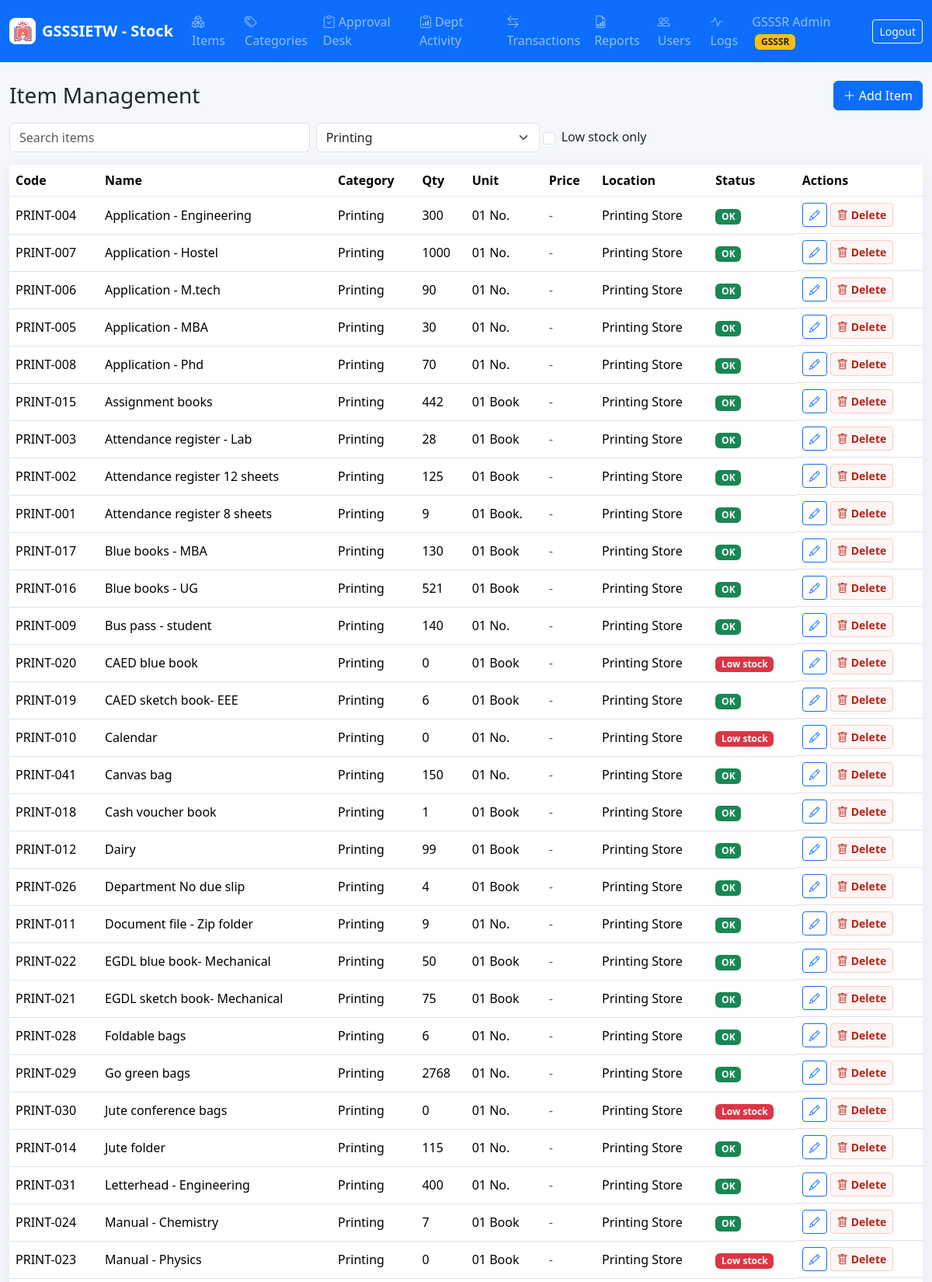
The page /admin/items.php?category=1 (signed in, upper part) on the database its author committed.
### tables this page shows
CREATE TABLE items (
  id INT AUTO_INCREMENT PRIMARY KEY,
  item_code VARCHAR(60) NOT NULL UNIQUE,
  item_name VARCHAR(180) NOT NULL,
  category_id INT NOT NULL,
  quantity DECIMAL(12,2) NOT NULL DEFAULT 0,
  unit VARCHAR(40) NOT NULL DEFAULT 'Nos',
  unit_price DECIMAL(12,2) NOT NULL DEFAULT 0,
  minimum_stock DECIMAL(12,2) NOT NULL DEFAULT 0,
  storage_location VARCHAR(160) NULL,
  description TEXT NULL,
  status ENUM('ACTIVE','INACTIVE') NOT NULL DEFAULT 'ACTIVE',
  archive_reason TEXT NULL,
  archived_by INT NULL,
  archived_at DATETIME NULL,
  deletion_approval_status ENUM('NOT_REQUESTED','PENDING_GSSSR','APPROVED_BY_GSSSR','REJECTED_BY_GSSSR') NOT NULL DEFAULT 'NOT_REQUESTED',
  invoice_path VARCHAR(255) NULL,
  created_by INT NULL,
  created_at TIMESTAMP DEFAULT CURRENT_TIMESTAMP,
  updated_at TIMESTAMP NULL DEFAULT NULL ON UPDATE CURRENT_TIMESTAMP,
  deleted_at TIMESTAMP NULL DEFAULT NULL,
  INDEX idx_items_category (category_id),
  INDEX idx_items_low_stock (quantity, minimum_stock),
  FOREIGN KEY (category_id) REFERENCES categories(id),
  FOREIGN KEY (created_by) REFERENCES users(id),
  FOREIGN KEY (archived_by) REFERENCES users(id)
);

CREATE TABLE categories (
  id INT AUTO_INCREMENT PRIMARY KEY,
  name VARCHAR(120) NOT NULL UNIQUE,
  description TEXT NULL,
  created_at TIMESTAMP DEFAULT CURRENT_TIMESTAMP
);

### includes/db.php (called while the page is built, shortened)
<?php
final class Database
{
    private static ?PDO $pdo = null;
    public static function conn(): PDO
    {
        if (self::$pdo === null) {
            $dsn = 'mysql:host=' . DB_HOST . ';dbname=' . DB_NAME . ';charset=utf8mb4';
            self::$pdo = new PDO($dsn, DB_USER, DB_PASS, [
                PDO::ATTR_ERRMODE => PDO::ERRMODE_EXCEPTION,
                PDO::ATTR_DEFAULT_FETCH_MODE => PDO::FETCH_ASSOC,
                PDO::ATTR_EMULATE_PREPARES => false,
            ]);
        }
        return self::$pdo;
    }
}

### admin/items.php (the view, shortened to what this page needs)
<?php
require_once __DIR__ . '/../includes/layout.php';
$categories = rows('SELECT * FROM categories ORDER BY name');
$category = $_GET['category'] ?? '';
$low = isset($_GET['low']);
$params = [];
$where = 'WHERE i.deleted_at IS NULL AND i.status = "ACTIVE"';
if ($category !== '') { $where .= ' AND i.category_id=?'; $params[] = $category; }
$items = rows("SELECT i.*, c.name category_name FROM items i JOIN categories c ON c.id=i.category_id $where ORDER BY i.item_name", $params);
?>
<div class="d-flex flex-wrap justify-content-between align-items-center gap-2 mb-3">
  <h1 class="h3 mb-0">Item Management</h1>
  <button class="btn btn-primary" data-bs-toggle="modal" data-bs-target="#itemModal"><i class="bi bi-plus-lg me-1"></i>Add Item</button>
</div>
<form class="row g-2 mb-3">
  <div class="col-md-4"><input class="form-control" data-filter-table="#itemsTable" placeholder="Search items"></div>
  <div class="col-md-3"><select name="category" class="form-select" onchange="this.form.submit()"><option value="">All categories</option><?php foreach ($categories as $c): ?><option value="<?= $c['id'] ?>" <?= $category == $c['id'] ? 'selected' : '' ?>><?= e($c['name']) ?></option><?php endforeach; ?></select></div>
  <div class="col-md-3 form-check d-flex align-items-center ps-4"><input class="form-check-input me-2" type="checkbox" name="low" value="1" onchange="this.form.submit()" <?= $low ? 'checked' : '' ?>><label class="form-check-label">Low stock only</label></div>
</form>
<div class="card metric-card"><div class="table-responsive">
<table class="table table-hover align-middle mb-0" id="itemsTable">
  <thead><tr><th>Code</th><th>Name</th><th>Category</th><th>Qty</th><th>Unit</th><th>Price</th><th>Location</th><th>Status</th><th>Actions</th></tr></thead>
  <tbody>
  <?php foreach ($items as $i): ?>
    <tr>
      <td><?= e($i['item_code']) ?></td>
      <td><?= e($i['item_name']) ?></td>
      <td><?= e($i['category_name']) ?></td>
      <td><?= e((int)$i['quantity']) ?></td>
      <td><?= e($i['unit']) ?></td>
      <td><?= (int)$i['unit_price'] > 0 ? e(number_format((int)$i['unit_price'], 0)) : '<span class="text-muted">-</span>' ?></td>
      <td><?= e($i['storage_location']) ?></td>
      <td><?= stock_badge($i) ?></td>
      <td class="d-flex gap-1 flex-wrap">
        <button class="btn btn-sm btn-outline-primary" data-bs-toggle="modal" data-bs-target="#edit<?= $i['id'] ?>"><i class="bi bi-pencil"></i></button>
        <button class="btn btn-sm btn-delete-soft" data-bs-toggle="modal" data-bs-target="#deleteModal<?= $i['id'] ?>"><i class="bi bi-trash me-1"></i>Delete</button>
      </td>
    </tr>
  <?php endforeach; ?>
  </tbody>
</table></div></div>

### includes/functions.php (shortened to what this page needs)
<?php
require_once __DIR__ . '/db.php';
function e(?string $value): string
{
    return htmlspecialchars((string)$value, ENT_QUOTES, 'UTF-8');
}
function stock_badge(array $item): string
{
    if ((float)$item['quantity'] < (float)$item['minimum_stock']) {
        return '<span class="badge text-bg-danger">Low stock</span>';
    }
    return '<span class="badge text-bg-success">OK</span>';
}
function rows(string $sql, array $params = []): array
{
    $stmt = Database::conn()->prepare($sql);
    $stmt->execute($params);
    return $stmt->fetchAll();
}

### assets/css/app.css (style rules this page uses)
body { background: #f5f7fb; }
.metric-card { border: 0; border-radius: 8px; box-shadow: 0 8px 24px rgba(30, 41, 59, .08); }
.table thead th { white-space: nowrap; }
.btn-delete-soft { --bs-btn-color: #b42318; --bs-btn-bg: #fff5f5; --bs-btn-border-color: #fecaca; --bs-btn-hover-color: #fff; --bs-btn-hover-bg: #dc2626; --bs-btn-hover-border-color: #dc2626; --bs-btn-active-color: #fff; --bs-btn-active-bg: #b91c1c; --bs-btn-active-border-color: #b91c1c; font-weight: 600; }

### rows shown on the page
items: item_code "PRINT-004", item_name "Application - Engineering", category.name "Printing", quantity "300", unit "01 No.", storage_location "Printing Store"
items: item_code "PRINT-007", item_name "Application - Hostel", category.name "Printing", quantity "1000", unit "01 No.", storage_location "Printing Store"
items: item_code "PRINT-006", item_name "Application - M.tech", category.name "Printing", quantity "90", unit "01 No.", storage_location "Printing Store"
items: item_code "PRINT-005", item_name "Application - MBA", category.name "Printing", quantity "30", unit "01 No.", storage_location "Printing Store"
items: item_code "PRINT-008", item_name "Application - Phd", category.name "Printing", quantity "70", unit "01 No.", storage_location "Printing Store"
items: item_code "PRINT-015", item_name "Assignment books", category.name "Printing", quantity "442", unit "01 Book", storage_location "Printing Store"
items: item_code "PRINT-003", item_name "Attendance register - Lab", category.name "Printing", quantity "28", unit "01 Book", storage_location "Printing Store"
items: item_code "PRINT-002", item_name "Attendance register 12 sheets", category.name "Printing", quantity "125", unit "01 Book", storage_location "Printing Store"
items: item_code "PRINT-001", item_name "Attendance register 8 sheets", category.name "Printing", quantity "9", unit "01 Book.", storage_location "Printing Store"
items: item_code "PRINT-017", item_name "Blue books - MBA", category.name "Printing", quantity "130", unit "01 Book", storage_location "Printing Store"
items: item_code "PRINT-016", item_name "Blue books - UG", category.name "Printing", quantity "521", unit "01 Book", storage_location "Printing Store"
items: item_code "PRINT-009", item_name "Bus pass - student", category.name "Printing", quantity "140", unit "01 No.", storage_location "Printing Store"
items: item_code "PRINT-020", item_name "CAED blue book", category.name "Printing", quantity "0", unit "01 Book", storage_location "Printing Store", minimum_stock "Low stock"
items: item_code "PRINT-019", item_name "CAED sketch book- EEE", category.name "Printing", quantity "6", unit "01 Book", storage_location "Printing Store"
items: item_code "PRINT-010", item_name "Calendar", category.name "Printing", quantity "0", unit "01 No.", storage_location "Printing Store", minimum_stock "Low stock"
items: item_code "PRINT-041", item_name "Canvas bag", category.name "Printing", quantity "150", unit "01 No.", storage_location "Printing Store"
items: item_code "PRINT-018", item_name "Cash voucher book", category.name "Printing", quantity "1", unit "01 Book", storage_location "Printing Store"
items: item_code "PRINT-012", item_name "Dairy", category.name "Printing", quantity "99", unit "01 Book", storage_location "Printing Store"
items: item_code "PRINT-026", item_name "Department No due slip", category.name "Printing", quantity "4", unit "01 Book", storage_location "Printing Store"
items: item_code "PRINT-011", item_name "Document file - Zip folder", category.name "Printing", quantity "9", unit "01 No.", storage_location "Printing Store"
items: item_code "PRINT-022", item_name "EGDL blue book- Mechanical", category.name "Printing", quantity "50", unit "01 Book", storage_location "Printing Store"
items: item_code "PRINT-021", item_name "EGDL sketch book- Mechanical", category.name "Printing", quantity "75", unit "01 Book", storage_location "Printing Store"
items: item_code "PRINT-028", item_name "Foldable bags", category.name "Printing", quantity "6", unit "01 No.", storage_location "Printing Store"
items: item_code "PRINT-029", item_name "Go green bags", category.name "Printing", quantity "2768", unit "01 No.", storage_location "Printing Store"
items: item_code "PRINT-030", item_name "Jute conference bags", category.name "Printing", quantity "0", unit "01 No.", storage_location "Printing Store", minimum_stock "Low stock"
items: item_code "PRINT-014", item_name "Jute folder", category.name "Printing", quantity "115", unit "01 No.", storage_location "Printing Store"
items: item_code "PRINT-031", item_name "Letterhead - Engineering", category.name "Printing", quantity "400", unit "01 No.", storage_location "Printing Store"
items: item_code "PRINT-024", item_name "Manual - Chemistry", category.name "Printing", quantity "7", unit "01 Book", storage_location "Printing Store"
items: item_code "PRINT-023", item_name "Manual - Physics", category.name "Printing", quantity "0", unit "01 Book", storage_location "Printing Store", minimum_stock "Low stock"

### other values the page prints
APP_SHORT_NAME "GSSSIETW - Stock"
$l[1] "Items"
$l[1] "Categories"
$l[1] "Approval Desk"
$l[1] "Dept Activity"
$l[1] "Transactions"
$l[1] "Reports"
$l[1] "Users"
$l[1] "Logs"
$u['name'] "GSSSR Admin"
$role "GSSSR"
form field category "Printing"
